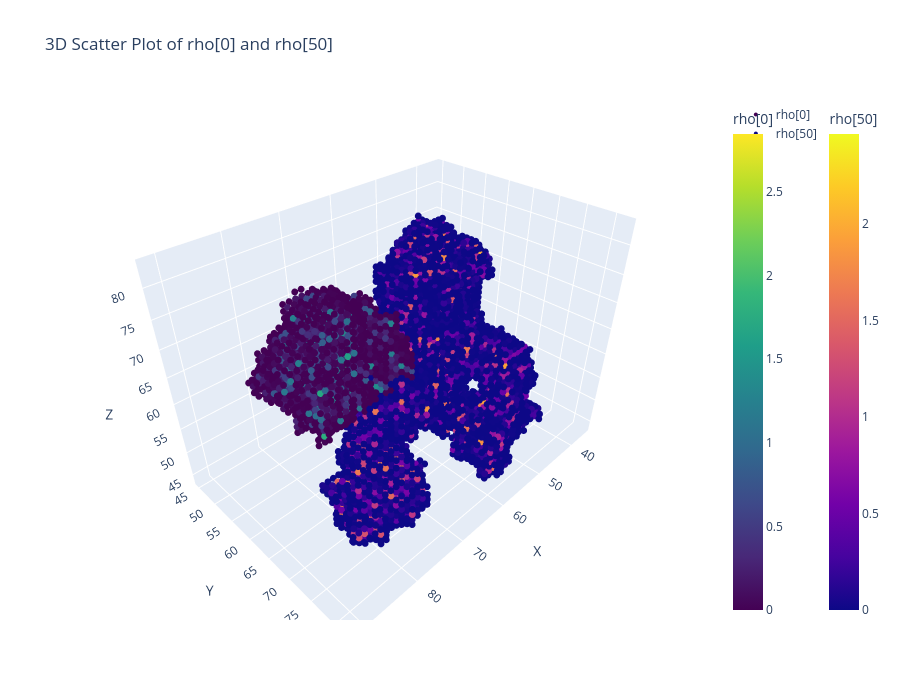

Notebook cell for this chart:
### Code cell
# Get the 3D volumes
volume = rho[0]
volume2 = rho[49]
 
# Create coordinate grids
x, y, z = np.meshgrid(range(128), range(128), range(128), indexing='ij')

# Flatten everything
x_flat = x.flatten()
y_flat = y.flatten()
z_flat = z.flatten()
values_flat = volume.flatten()
values_flat2 = volume2.flatten()

# Filter by threshold for both volumes
threshold = 1e-5
mask1 = values_flat > threshold
mask2 = values_flat2 > threshold

# Create 3D scatter plot with both volumes
fig = go.Figure()

# Add first volume
fig.add_trace(go.Scatter3d(
    x=x_flat[mask1],
    y=y_flat[mask1],
    z=z_flat[mask1],
    mode='markers',
    name='rho[0]',
    marker=dict(
        size=4,
        color=values_flat[mask1],
        colorscale='Viridis',
        showscale=True,
        colorbar=dict(title="rho[0]", x=1.0)
    )
))

# Add second volume
fig.add_trace(go.Scatter3d(
    x=x_flat[mask2],
    y=y_flat[mask2],
    z=z_flat[mask2],
    mode='markers',
    name='rho[50]',
    marker=dict(
        size=4,
        color=values_flat2[mask2],
        colorscale='Plasma',  # Different colorscale
        showscale=True,
        colorbar=dict(title="rho[50]", x=1.15)  # Offset second colorbar
    )
))

fig.update_layout(
    title='3D Scatter Plot of rho[0] and rho[50]',
    scene=dict(
        xaxis_title='X',
        yaxis_title='Y',
        zaxis_title='Z'
    ),
    width=900,
    height=700
)

fig.show()

### Figure 1 — Plotly figure (JSON) as saved in the notebook; plotly's stock layout.template omitted (floating-point values rounded to 4 significant figures; data arrays with more than 128 entries replaced by an {"elided": "..."} marker saying what was removed)
{"data": [{"marker": {"color": {"elided": "9872 float values"}, "colorbar": {"title": {"text": "rho[0]"}, "x": 1}, "colorscale": [[0, "#440154"], [0.1111, "#482878"], [0.2222, "#3e4989"], [0.3333, "#31688e"], [0.4444, "#26828e"], [0.5556, "#1f9e89"], [0.6667, "#35b779"], [0.7778, "#6ece58"], [0.8889, "#b5de2b"], [1, "#fde725"]], "showscale": true, "size": 4}, "mode": "markers", "name": "rho[0]", "type": "scatter3d", "x": {"elided": "9872 int values"}, "y": {"elided": "9872 int values"}, "z": {"elided": "9872 int values"}}, {"marker": {"color": {"elided": "9885 float values"}, "colorbar": {"title": {"text": "rho[50]"}, "x": 1.15}, "colorscale": [[0, "#0d0887"], [0.1111, "#46039f"], [0.2222, "#7201a8"], [0.3333, "#9c179e"], [0.4444, "#bd3786"], [0.5556, "#d8576b"], [0.6667, "#ed7953"], [0.7778, "#fb9f3a"], [0.8889, "#fdca26"], [1, "#f0f921"]], "showscale": true, "size": 4}, "mode": "markers", "name": "rho[50]", "type": "scatter3d", "x": {"elided": "9885 int values"}, "y": {"elided": "9885 int values"}, "z": {"elided": "9885 int values"}}], "layout": {"height": 700, "scene": {"xaxis": {"title": {"text": "X"}}, "yaxis": {"title": {"text": "Y"}}, "zaxis": {"title": {"text": "Z"}}}, "title": {"text": "3D Scatter Plot of rho[0] and rho[50]"}, "width": 900}}
